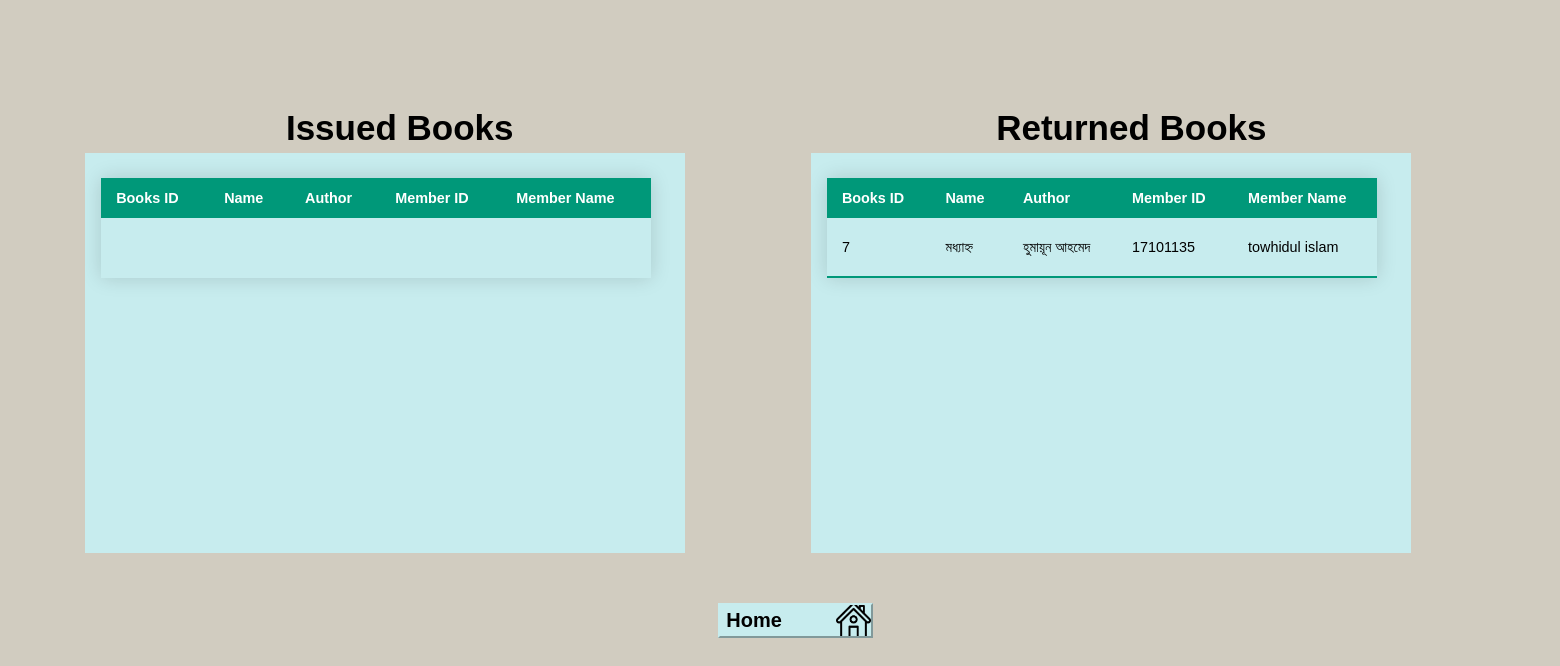
/stat/, run on an earlier commit of the app's database.
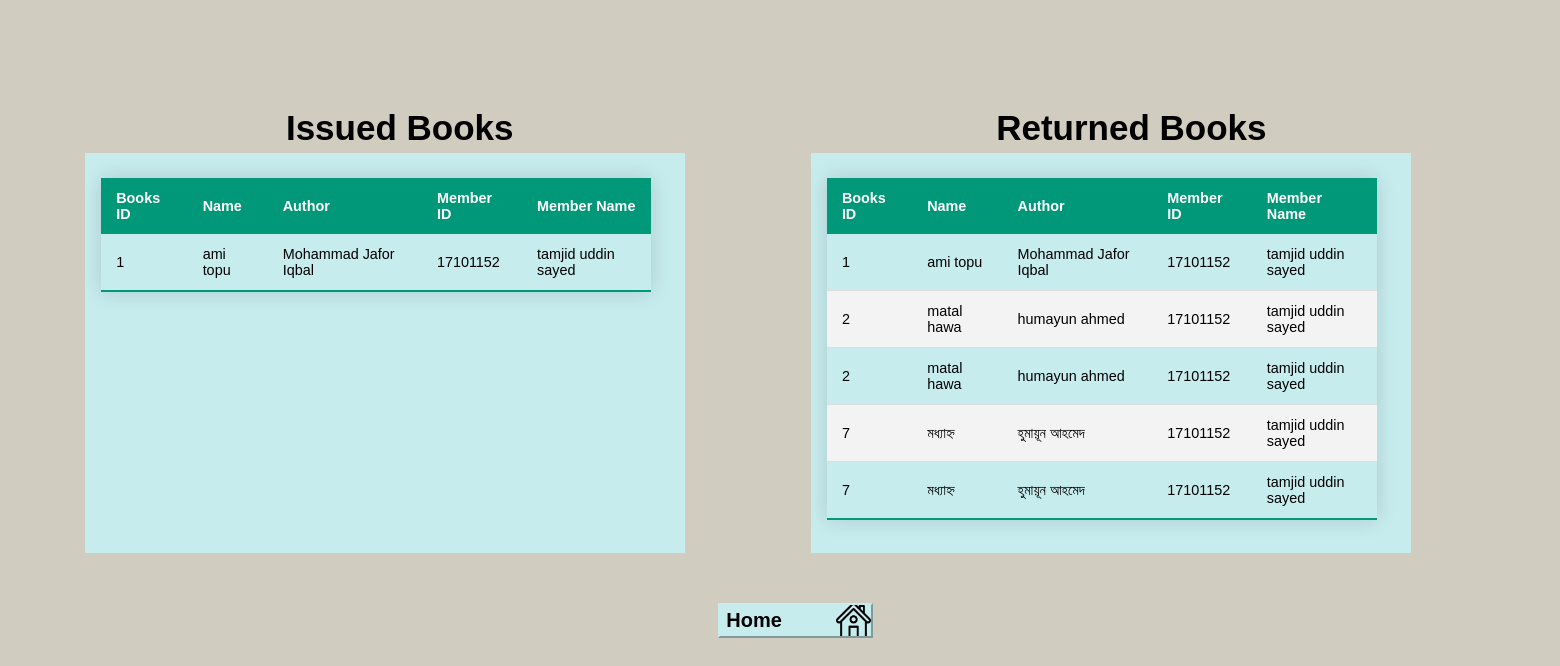
And on a later commit of the database.
### librarydatabase/models.py (models this page shows, shortened)
class returnbook(models.Model):
    memberid = models.ForeignKey(signtable,on_delete=models.CASCADE)
    name = models.CharField(max_length=200,default="null")
    department = models.CharField(max_length=200,default="null")
    bookid = models.CharField(max_length=200,default="null")
    bookname = models.CharField(max_length=200,default="null")
    author = models.CharField(max_length=200,default="null")
    edition = models.CharField(max_length=200, default="null")
    price = models.CharField(max_length=200, default="null")
    page = models.IntegerField(default=0)
    genre = models.CharField(max_length=200, default="null")
    returndate = models.DateField(auto_now_add=False,auto_now=False,blank=True)

class signtable(models.Model):
    user = models.CharField(max_length=200)
    password = models.CharField(max_length=200)
    name = models.CharField(max_length=200)
    department = models.CharField(max_length=200)
    memberid = models.CharField(max_length=200,primary_key=True)
    phone = models.CharField(max_length=200)
    role = models.CharField(max_length=200)
    def __str__(self):
       return self.memberid

class issuebook(models.Model):
    memberid = models.ForeignKey(signtable,on_delete=models.CASCADE)
    name = models.CharField(max_length=200,default="null")
    department = models.CharField(max_length=200,default="null")
    bookid = models.CharField(max_length=200,default="null")
    bookname = models.CharField(max_length=200,default="null")
    author = models.CharField(max_length=200,default="null")
    edition = models.CharField(max_length=200, default="null")
    price = models.CharField(max_length=200, default="null")
    page = models.IntegerField(default=0)
    genre = models.CharField(max_length=200, default="null")
    issuedate = models.DateField(auto_now_add=False,auto_now=False,blank=True)

### library/views.py (the view)
# urls.py: path("stat/",views.statisics),
def statisics(request):
    objiss = models.issuebook.objects.all().order_by('bookid')
    objret = models.returnbook.objects.all().order_by('bookid')
    context = {"iss":objiss,"ret":objret}
    return render(request,"statistics.html",context)

### templates/statistics.html (shortened to what this page needs)
{%load static%}
<head> <title> Online Library Management System </title> </head>
<body>
<link rel="stylesheet" type="text/css" href="{%static 'C:\Users\Admin\PycharmProjects\library\library\static\statistics1.css'%}"
    <form action="" method="POST">
<p class="name1"> Issued Books </p>
<div class="issue">
       <table class="issueinfo">
               <thead>
			      <tr>
                    <th>Books ID</th>
                    <th>Name</th>
                    <th>Author</th>
					<th>Member ID</th>
					<th>Member Name</th>
                  </tr>
                </thead>
                <tbody>
				{% for IsInfo in iss%}
                  <tr>
                    <td>{{IsInfo.bookid}}</td>
                    <td>{{IsInfo.bookname}}</td>
                    <td>{{IsInfo.author}}</td>
					<td>{{IsInfo.memberid}}</td>
					<td>{{IsInfo.name}}</td>
                  </tr>
			    {%endfor%}
                </tbody>
       </table>
</div>
<p class="name2"> Returned Books </p>
<div class="return">
       <table class="returninfo">
               <thead>
			      <tr>
                    <th>Books ID</th>
                    <th>Name</th>
                    <th>Author</th>
					<th>Member ID</th>
					<th>Member Name</th>
                  </tr>
                </thead>
                <tbody>
				{% for retinfo in ret%}
                  <tr>
                    <td>{{retinfo.bookid}}</td>
                    <td>{{retinfo.bookname}}</td>
                    <td>{{retinfo.author}}</td>
					<td>{{retinfo.memberid}}</td>
					<td>{{retinfo.name}}</td>
                  </tr>
				{%endfor%}
                </tbody>
       </table>
</div>
    <div class="hbtn">
        <form >
     <input class="home" type="submit" value="Home" formaction="http://127.0.0.1:8000/adminview/">
        </form>
	  </div>
</body>

What changed in the data, as far as the page shows it:
removed returnbook: bookid "7", bookname "মধ্যাহ্ন", author "হুমায়ূন আহমেদ", memberid "17101135", name "towhidul islam"
added issuebook: bookid "1", bookname "ami topu", author "Mohammad Jafor Iqbal", memberid "17101152", name "tamjid uddin sayed"
added returnbook: bookid "1", bookname "ami topu", author "Mohammad Jafor Iqbal", memberid "17101152", name "tamjid uddin sayed"
added returnbook: bookid "2", bookname "matal hawa", author "humayun ahmed", memberid "17101152", name "tamjid uddin sayed"
added returnbook: bookid "2", bookname "matal hawa", author "humayun ahmed", memberid "17101152", name "tamjid uddin sayed"
added returnbook: bookid "7", bookname "মধ্যাহ্ন", author "হুমায়ূন আহমেদ", memberid "17101152", name "tamjid uddin sayed"
added returnbook: bookid "7", bookname "মধ্যাহ্ন", author "হুমায়ূন আহমেদ", memberid "17101152", name "tamjid uddin sayed"
